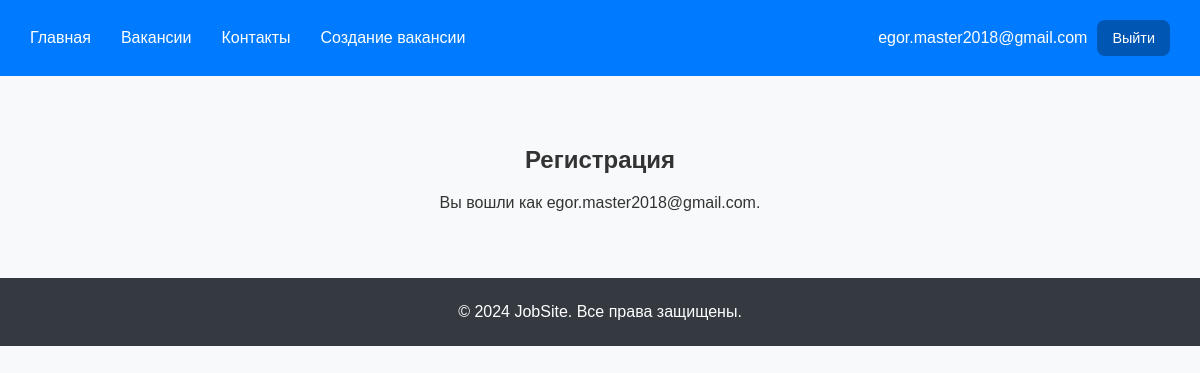
The app's page /registration/ (signed in), older data.
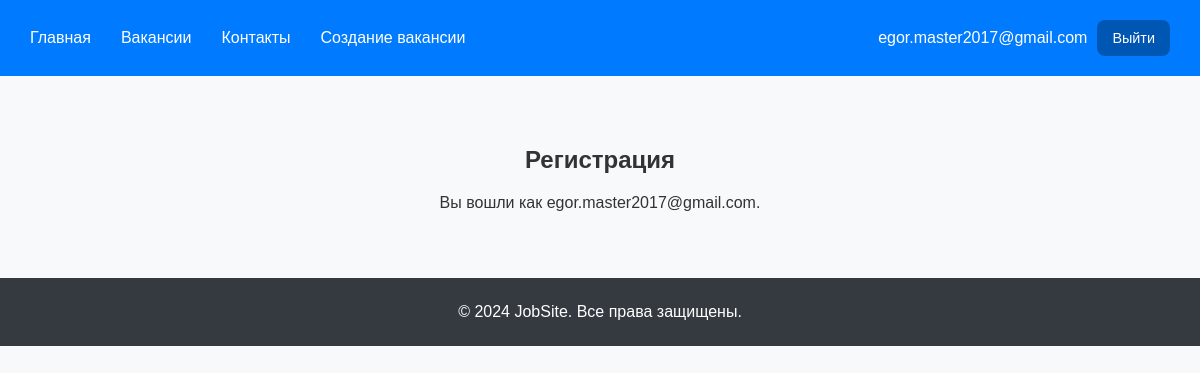
The same page, newer data.
### registration/models.py (models this page shows, shortened)
class CustomAbstractUser(AbstractBaseUser, PermissionsMixin):
    email = models.EmailField(_("email address"), blank=False, unique=True)
    is_staff = models.BooleanField(
        _("staff status"),
        default=False,
        help_text=_("Designates whether the user can log into this admin site."),
    )
    is_active = models.BooleanField(
        _("active"),
        default=True,
        help_text=_(
            "Designates whether this user should be treated as active. "
            "Unselect this instead of deleting accounts."
        ),
    )
    date_joined = models.DateTimeField(_("date joined"), default=timezone.now)
    objects = CustomUserManager()
    USERNAME_FIELD = 'email'  # или 'username' в зависимости от настроек
    REQUIRED_FIELDS = []
    class Meta:
        verbose_name = _("Авторизационник")
        verbose_name_plural = _("Авторизационники")
        abstract = True

class CustomUser(CustomAbstractUser):
    class Meta(CustomAbstractUser.Meta):
        swappable = "AUTH_USER_MODEL"

### registration/views.py (the view)
# urls.py: path('', include('registration.urls')),  # Подключаем urls из приложения api
def registration(request):
    if request.method == 'POST':
        form = SignUpForm(request.POST)
        if form.is_valid():
            user = form.save()
            raw_password = form.cleaned_data.get('password1')
            user = authenticate(username=user.email, password=raw_password)
            login(request, user)
            return redirect('/test/')
    else:
        form = SignUpForm()
    return render(request, 'signup.html', {'form': form})

### templates/signup.html (shortened to what this page needs)
{% extends "base.html" %}
{% load static %}
{% block content %}
<main>
    <h2>Регистрация</h2>
    {% if user.is_authenticated %}
        <p class="message">Вы вошли как {{ user.email }}.</p>
    {% else %}
        <form method="post">
            {% csrf_token %}
            {{ form.as_p }}
            <button type="submit">Отправить</button>
        </form>
    {% endif %}
</main>
{% endblock %}

### templates/base.html (shortened to what this page needs)
{% load static %}
<!DOCTYPE html>
<html lang="ru">
<head>
    <link rel="stylesheet" href="{% static 'css/styles.css' %}">
</head>
<body>
  <div class="wrapper">
    <header class="header">
      <div class="header__inner">
        <nav class="nav">
          <ul class="nav-links">
              <li><a href="/test/">Главная</a></li>
              <li><a href="/test/vacancies">Вакансии</a></li>
              <li><a href="/test/contact">Контакты</a></li>
              <li><a href="/test/add">Создание вакансии</a></li>
          </ul>
        </nav>
          <div class="header__btns">
              {% if user.is_authenticated %}
                  <span class="user-email">{{ user.email }}</span>
                  <a href="/logout" class="button">Выйти</a>
              {% else %}
                  <a href="/login" class="button">Войти</a>
                  <a href="/registration" class="button">Зарегистрироваться</a>
              {% endif %}
          </div>
      </div>
    </header>
    <main class="main">
        {% block content %}
        {% endblock %}
    </main>
    <footer class="footer">
        <p>&copy; 2024 JobSite. Все права защищены.</p>
    </footer>
  </div>
</body>
</html>

Row changes from the older to the newer data that the page shows:
changed CustomUser: email "egor.master2018@gmail.com" → "egor.master2017@gmail.com"
